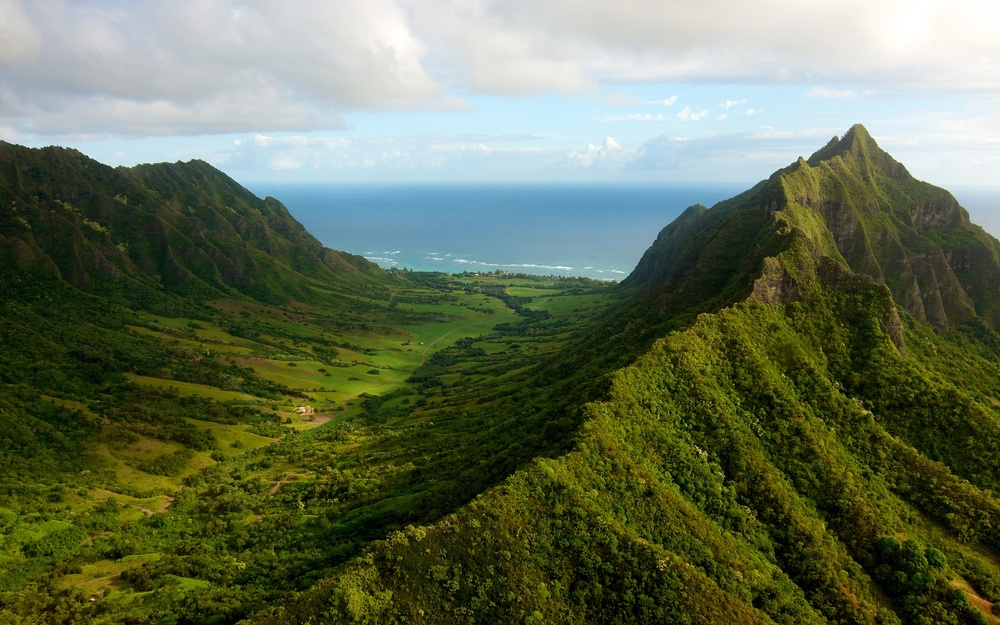
#> input picture grama.jpg, 1000 x 625 px, shrunk from 2560 x 1600 before the run
$ python erosao.py
#> lines starting #> are read from the running program, lines starting #| are printed output that depends on the picture; pictures that were not available may be replaced by others from this repository, and a replacement may not be noted
### erosao/utils.py
from PIL import Image
from random import randint
import itertools

# [13 lines left out: function get_image_pixels, not called in this run]

def create_new_image(image_name, image_data):
    width = max(set([data.get('coordinates', (0,0))[0] for data in image_data])) + 1
    height = max(set([data.get('coordinates', (0,0))[1] for data in image_data])) + 1
    image = Image.new('RGB', (width, height))
    for pixel_data in image_data:
        image.putpixel(pixel_data.get('coordinates', (0,0)), pixel_data.get('pixel', (0,0,0)))
    image.save(image_name, 'JPEG')
    image.show()


# [12 lines left out: functions getRGBfromI, getIfromRGB, not called in this run]

### erosao/erosao.py
import utils
import PIL
from PIL import Image

def convolution(image_name, kernel, new_image):
    image = Image.open(image_name)

    width = range(0, image.size[0])
    height = range(0, image.size[1])

    image_data = []

    offset_x = (kernel.get('width', 0) - 1) / 2
    offset_y = (kernel.get('height', 0) - 1) / 2

    for x in width:
        for y in height:
            conv_r = 0
            conv_g = 0
            conv_b = 0

            for kx in range(0, kernel.get('width', 0)):
                x_coord = x + kx - offset_x
                if x + kx < offset_x or x_coord >= image.size[0]:
                    continue
                for ky in range(0, kernel.get('height', 0)):
                    y_coord = y + ky - offset_y
                    if y + ky < offset_y or y_coord >= image.size[1]:
                        continue
                    kernel_pixel = kernel.get('matrix', [])[kx][ky]
                    image_pixel = image.getpixel((x_coord, y_coord))

                    conv_r += (image_pixel[0] * kernel_pixel)
                    conv_g += (image_pixel[1] * kernel_pixel)
                    conv_b += (image_pixel[2] * kernel_pixel)

            if conv_r > 255:
                conv_r = 255
            if conv_r < 0:
                conv_r = 0
            if conv_g > 255:
                conv_g = 255
            if conv_g < 0:
                conv_g = 0
            if conv_b > 255:
                conv_b = 255
            if conv_b < 0:
                conv_b = 0

            image_data.append({
                'coordinates': (x, y),
                'pixel': (conv_r, conv_g, conv_b)
            })

    utils.create_new_image('{}.jpg'.format(new_image), image_data)


erode_kernel = {
    'width': 3,
    'height': 3,
    'matrix': [[1,0,1],[0,0,0],[1,0,1]]
}

convolution('../grama.jpg', erode_kernel, 'erode')
#> in convolution, image is the input picture: PIL image 1000x625 RGB; mean R, G, B 100.5, 111, 84.7
#> after the loop in convolution, `for x in width:`: image_data = 625000 items
#> in create_new_image, `width = max(set([data.get('coordinates', (0,0))[0] for data in image_d..`: width = 1000
#> in create_new_image, `height = max(set([data.get('coordinates', (0,0))[1] for data in image_..`: height = 625
#> in create_new_image, `image = Image.new('RGB', (width, height))`: image: PIL image 1000x625 RGB; every value is 0
#> the loop in create_new_image, `for pixel_data in image_data:` made 625000 passes
#> pixel_data on passes 1 to 3: {'coordinates': (0, 0), 'pixel': (206, 204, 205)}, {'coordinates': (0, 1), 'pixel': (255, 255, 255)}, {'coordinates': (0, 2), 'pixel': (255, 255, 255)}
#> after the loop in create_new_image, `for pixel_data in image_data:`:
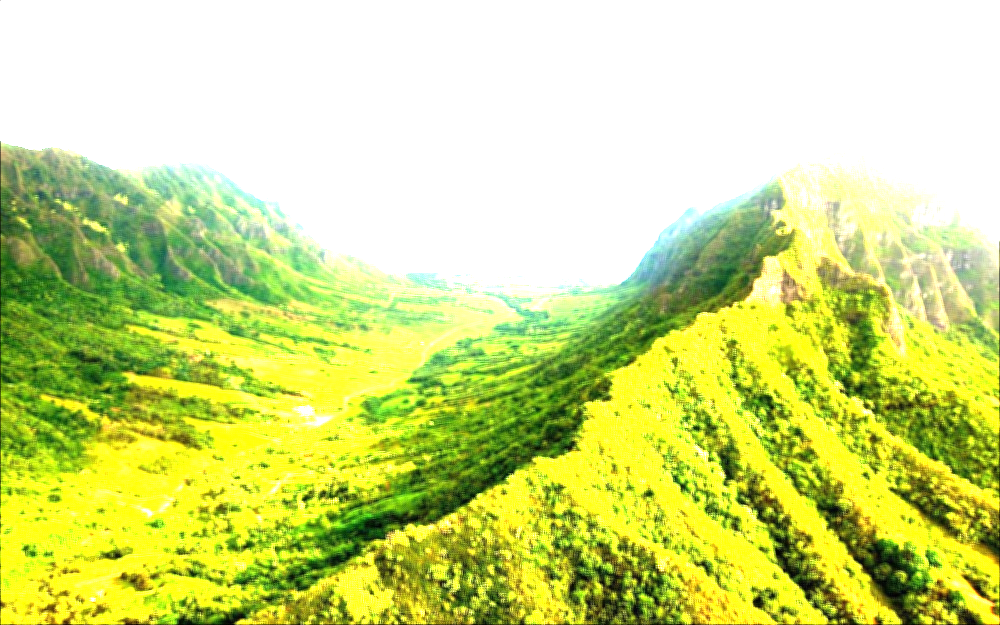
#> image: PIL image 1000x625 RGB; mean R, G, B 207, 220.7, 129.3
convolution('gray_tone_{}.jpg'.format('../grama.jpg'), erode_kernel, 'erode_gray_scale')
#> call 2 of convolution, with image_name = 'gray_tone_../grama.jpg.jpg', new_image = 'erode_gray_scale'
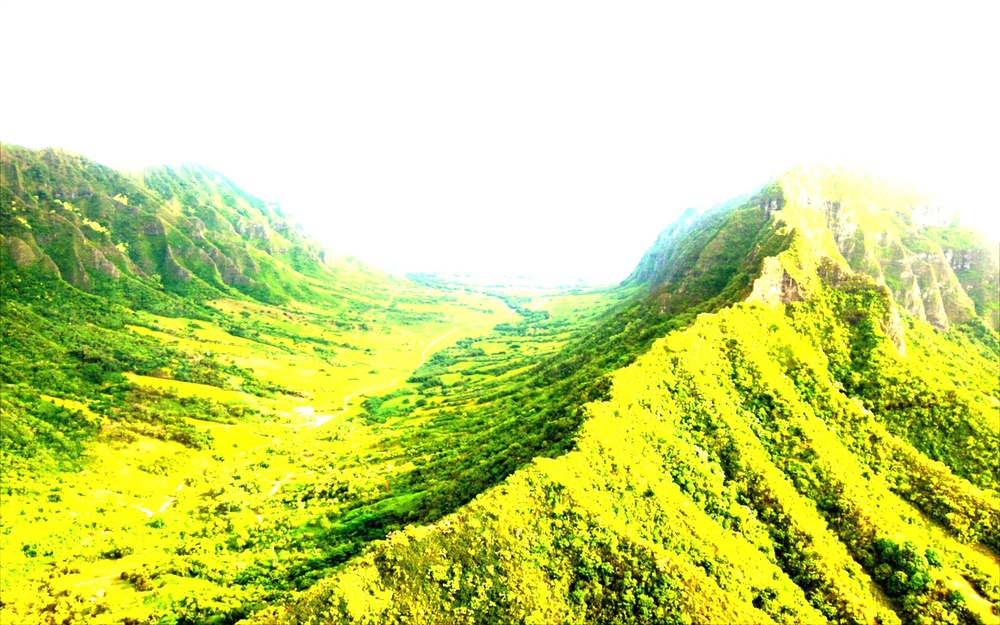
#> input picture erosao/erode.jpg, 1000 x 625 px, shrunk from 2560 x 1600 before the run, given in place of grama.jpg.jpg, which was not available
#> in convolution, image is the input picture: PIL image 1000x625 RGB; mean R, G, B 204.2, 217.4, 126.4
#> call 2 of create_new_image, with image_name = 'erode_gray_scale.jpg'
#> the loop in create_new_image (call 2), `for pixel_data in image_data:` made 625000 passes
#> pixel_data on passes 1 to 3: {'coordinates': (0, 0), 'pixel': (253, 253, 253)}, {'coordinates': (0, 1), 'pixel': (255, 255, 255)}, {'coordinates': (0, 2), 'pixel': (255, 255, 255)}
#> after the loop in create_new_image (call 2), `for pixel_data in image_data:`:
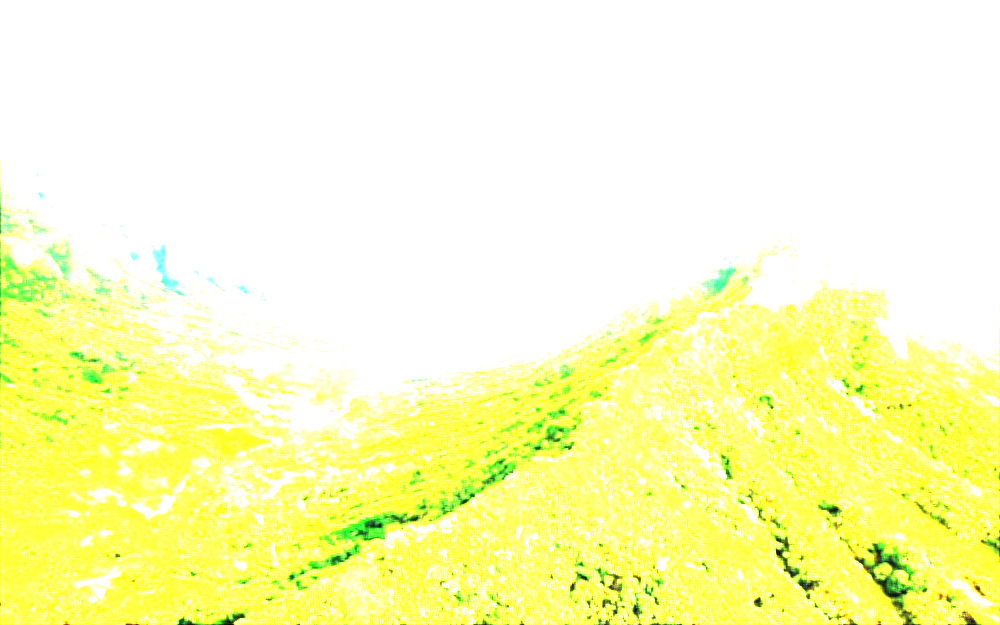
#> image: PIL image 1000x625 RGB; mean R, G, B 251.2, 253.9, 189.6
